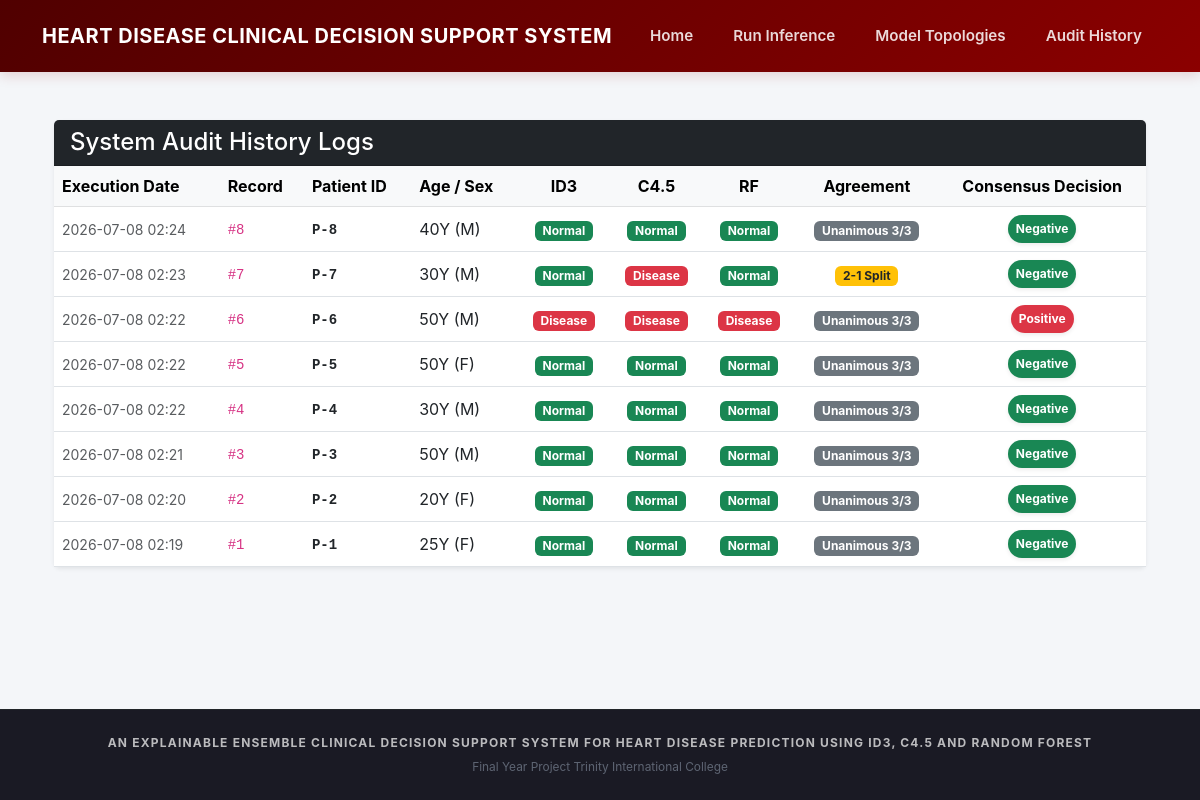
The page /history/ on the database its author committed.
### predictor/models.py (models this page shows, shortened)
class Assessment(models.Model):
    patient = models.ForeignKey(Patient, on_delete=models.PROTECT, related_name="assessments")
    age = models.IntegerField()
    sex = models.CharField(max_length=5)
    chest_pain_type = models.CharField(max_length=10)
    resting_bp = models.IntegerField()
    cholesterol = models.IntegerField()
    fasting_bs = models.IntegerField()
    resting_ecg = models.CharField(max_length=15)
    max_hr = models.IntegerField()
    exercise_angina = models.CharField(max_length=5)
    oldpeak = models.FloatField()
    st_slope = models.CharField(max_length=10)
    id3_pred = models.IntegerField()
    c45_pred = models.IntegerField()
    rf_pred = models.IntegerField(null=True, blank=True)
    rf_confidence = models.FloatField(null=True, blank=True)
    created_at = models.DateTimeField(auto_now_add=True)
    class Meta:
        ordering = ["-created_at"]
    @property
    def votes(self):
        v = [self.id3_pred, self.c45_pred]
        if self.rf_pred is not None:
            v.append(self.rf_pred)
        return v
    @property
    def models_agree(self):
        return len(set(self.votes)) == 1
    @property
    def unanimous(self):
        if self.rf_pred is None:
            return None
        return self.id3_pred == self.c45_pred == self.rf_pred
    @property
    def verdict(self):
        votes = self.votes
        if len(votes) == 3:
            return 1 if votes.count(1) > votes.count(0) else 0
        return self.id3_pred if self.id3_pred == self.c45_pred else self.c45_pred

class Patient(models.Model):
    mrn = models.CharField(max_length=50, unique=True, verbose_name="MRN (Patient ID)")
    name = models.CharField(max_length=150)
    created_at = models.DateTimeField(auto_now_add=True)
    class Meta:
        ordering = ["-created_at"]

### predictor/views.py (the view)
# urls.py: path('history/', history, name='history'),
def history(request):
    formatted_records = []
    for a in Assessment.objects.select_related("patient").all():
        label, badge_class = _agreement_label(a)
        formatted_records.append({
            'id': a.id,
            'patient_id': a.patient.mrn,
            'created_at': a.created_at, 'age': a.age, 'sex': a.sex,
            'id3_result': a.id3_pred, 'c45_result': a.c45_pred, 'rf_result': a.rf_pred,
            'agree': a.models_agree,
            'agreement_label': label,
            'agreement_badge_class': badge_class,
            'verdict': a.verdict,
        })
    return render(request, "predictor/history.html", {"records": formatted_records})

### predictor/views.py (called while the page is built)
def _agreement_label(a):
    if a.rf_pred is None:
        return ("Agree", "bg-secondary") if a.models_agree else ("Disagree", "bg-warning text-dark")
    if a.unanimous:
        return "Unanimous 3/3", "bg-secondary"
    return "2-1 Split", "bg-warning text-dark"

### predictor/templates/predictor/history.html
{% extends 'predictor/base.html' %}
{% block content %}
<div class="container mt-4">
    <div class="card shadow-sm border-0">
        <div class="card-header bg-dark text-white d-flex justify-content-between align-items-center">
            <h4 class="mb-0">System Audit History Logs</h4>
        </div>
        <div class="card-body p-0">
            <div class="table-responsive">
                <table class="table table-hover align-middle mb-0">
                    <thead class="table-light">
                        <tr>
                            <th>Execution Date</th>
                            <th>Record</th>
                            <th>Patient ID</th>
                            <th>Age / Sex</th>
                            <th class="text-center">ID3</th>
                            <th class="text-center">C4.5</th>
                            <th class="text-center">RF</th>
                            <th class="text-center">Agreement</th>
                            <th class="text-center">Consensus Decision</th>
                        </tr>
                    </thead>
                    <tbody>
                        {% for record in records %}
                        <tr>
                            <td><small class="text-muted">{{ record.created_at|date:"Y-m-d H:i" }}</small></td>
                            <td><code>#{{ record.id }}</code></td>
                            <td><code class="text-dark fw-bold">{{ record.patient_id }}</code></td>
                            <td>{{ record.age }}Y ({{ record.sex }})</td>
                            <td class="text-center">
                                {% if record.id3_result == 1 %}
                                    <span class="badge bg-danger">Disease</span>
                                {% else %}
                                    <span class="badge bg-success">Normal</span>
                                {% endif %}
                            </td>
                            <td class="text-center">
                                {% if record.c45_result == 1 %}
                                    <span class="badge bg-danger">Disease</span>
                                {% else %}
                                    <span class="badge bg-success">Normal</span>
                                {% endif %}
                            </td>
                            <td class="text-center">
                                {% if record.rf_result is None %}
                                    <span class="text-muted small">&mdash;</span>
                                {% elif record.rf_result == 1 %}
                                    <span class="badge bg-danger">Disease</span>
                                {% else %}
                                    <span class="badge bg-success">Normal</span>
                                {% endif %}
                            </td>
                            <td class="text-center">
                                <span class="badge {{ record.agreement_badge_class }}">{{ record.agreement_label }}</span>
                            </td>
                            <td class="text-center">
                                {% if record.verdict == 1 %}
                                    <span class="badge bg-danger p-2 rounded-pill shadow-sm">Positive</span>
                                {% else %}
                                    <span class="badge bg-success p-2 rounded-pill shadow-sm">Negative</span>
                                {% endif %}
                            </td>
                        </tr>
                        {% empty %}
                        <tr>
                            <td colspan="9" class="text-center py-4 text-muted">No patient audit records found.</td>
                        </tr>
                        {% endfor %}
                    </tbody>
                </table>
            </div>
        </div>
    </div>
</div>
{% endblock %}

### predictor/templates/predictor/base.html (style rules this page uses)
body { background-color: #f4f6f9; font-family: -apple-system, BlinkMacSystemFont, "Segoe UI", Roboto, Helvetica, Arial, sans-serif; }

### rows shown on the page
Assessment: created_at "2026-07-08 02:24", id "8", patient_id "P-8", age "40", sex "M", shows "Normal", agreement_label "Unanimous 3/3", shows "Negative"
Assessment: created_at "2026-07-08 02:23", id "7", patient_id "P-7", age "30", sex "M", shows "Normal", shows "Disease", agreement_label "2-1 Split", shows "Negative"
Assessment: created_at "2026-07-08 02:22", id "6", patient_id "P-6", age "50", sex "M", shows "Disease", agreement_label "Unanimous 3/3", shows "Positive"
Assessment: created_at "2026-07-08 02:22", id "5", patient_id "P-5", age "50", sex "F", shows "Normal", agreement_label "Unanimous 3/3", shows "Negative"
Assessment: created_at "2026-07-08 02:22", id "4", patient_id "P-4", age "30", sex "M", shows "Normal", agreement_label "Unanimous 3/3", shows "Negative"
Assessment: created_at "2026-07-08 02:21", id "3", patient_id "P-3", age "50", sex "M", shows "Normal", agreement_label "Unanimous 3/3", shows "Negative"
Assessment: created_at "2026-07-08 02:20", id "2", patient_id "P-2", age "20", sex "F", shows "Normal", agreement_label "Unanimous 3/3", shows "Negative"
Assessment: created_at "2026-07-08 02:19", id "1", patient_id "P-1", age "25", sex "F", shows "Normal", agreement_label "Unanimous 3/3", shows "Negative"
